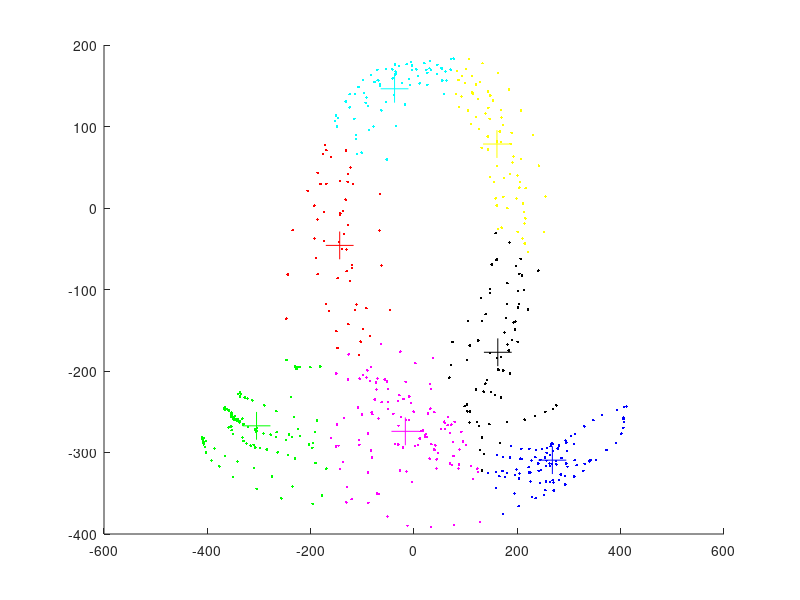

Source code (MATLAB):
close all; clear; clc;

load('gesture_dataset.mat');
Input = gesture_l;
center = init_cluster_l;
% x=Input(:,:,1),y=Input(:,:,2),z=Input(:,:,3)
% plot3(x(:),y(:),z(:));
cluster_number = 7;
threshold = 1e-6;
sample_idx = 0;
J = 1;

for i = 1 : size(Input, 1)
    for j = 1 : size(Input, 2)
        sample_idx = sample_idx + 1;
        for k = 1 : size(Input, 3)
            
            Data(sample_idx, k) = Input(i, j, k);
        end
        
    end
    
end
decrement = 1;
while (decrement > threshold)
    J_new = 0;
    %% calculate all distances
    for i = 1 : size(Input, 1) * size(Input, 2)
        for j = 1 : cluster_number
            d(i, j) = sqrt(sum((Data(i, :) - center(j, :)) .^ 2));
        end
    end
    [~, idx] = min(d, [], 2);
    Data_Clustered = cell(cluster_number,1);
    %% calculate new center
    for i = 1 : cluster_number
        Data_Clustered{i} = Data(idx == i, :);
        new_center(i, :) = mean(Data_Clustered{i});
        J_new = J_new + sum(sum((Data_Clustered{i} - padarray(new_center(i, :), ...
            [size(Data_Clustered{i}, 1) - 1, 0], 'replicate', 'post')) .^ 2));
    end
    
    decrement = abs(J_new - J)/J ;
    J = J_new;
    center = new_center;
    decrement
    
end


figure()
hold on;
plot3(Data_Clustered{1}(:,1),Data_Clustered{1}(:,2),Data_Clustered{1}(:,3),'b.')
plot3(new_center(1, 1),new_center(1, 2),new_center(1, 3),'b+','MarkerSize',20);
plot3(Data_Clustered{2}(:,1),Data_Clustered{2}(:,2),Data_Clustered{2}(:,3),'k.')
plot3(new_center(2, 1),new_center(2, 2),new_center(2, 3),'k+','MarkerSize',20);
plot3(Data_Clustered{3}(:,1),Data_Clustered{3}(:,2),Data_Clustered{3}(:,3),'r.')
plot3(new_center(3, 1),new_center(3, 2),new_center(3, 3),'r+','MarkerSize',20);
plot3(Data_Clustered{4}(:,1),Data_Clustered{4}(:,2),Data_Clustered{4}(:,3),'g.')
plot3(new_center(4, 1),new_center(4, 2),new_center(4, 3),'g+','MarkerSize',20);
plot3(Data_Clustered{5}(:,1),Data_Clustered{5}(:,2),Data_Clustered{5}(:,3),'m.')
plot3(new_center(5, 1),new_center(5, 2),new_center(5, 3),'m+','MarkerSize',20);
plot3(Data_Clustered{6}(:,1),Data_Clustered{6}(:,2),Data_Clustered{6}(:,3),'y.')
plot3(new_center(6, 1),new_center(6, 2),new_center(6, 3),'y+','MarkerSize',20);
plot3(Data_Clustered{7}(:,1),Data_Clustered{7}(:,2),Data_Clustered{7}(:,3),'c.')
plot3(new_center(7, 1),new_center(7, 2),new_center(7, 3),'c+','MarkerSize',20);
